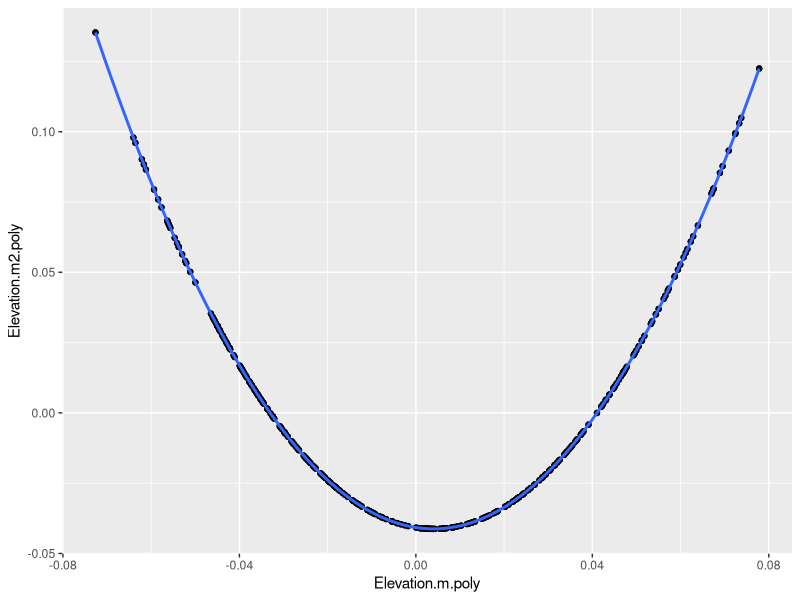
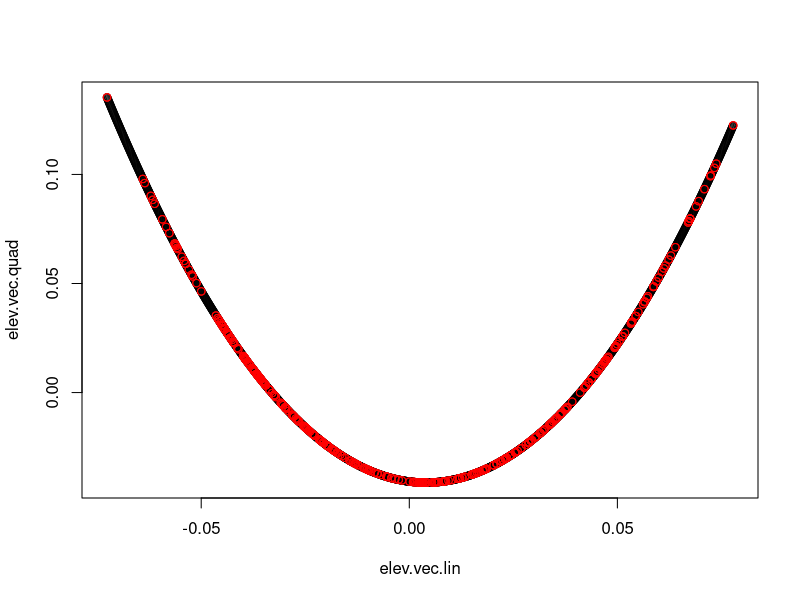
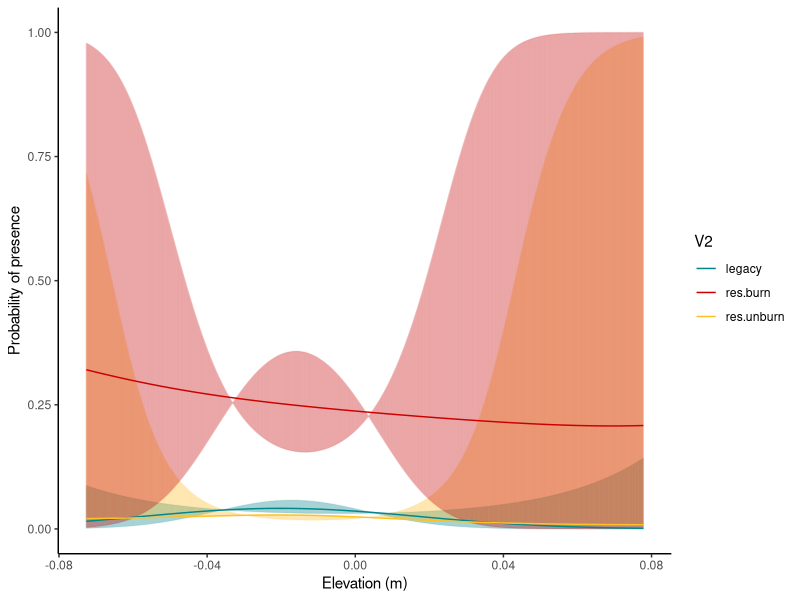
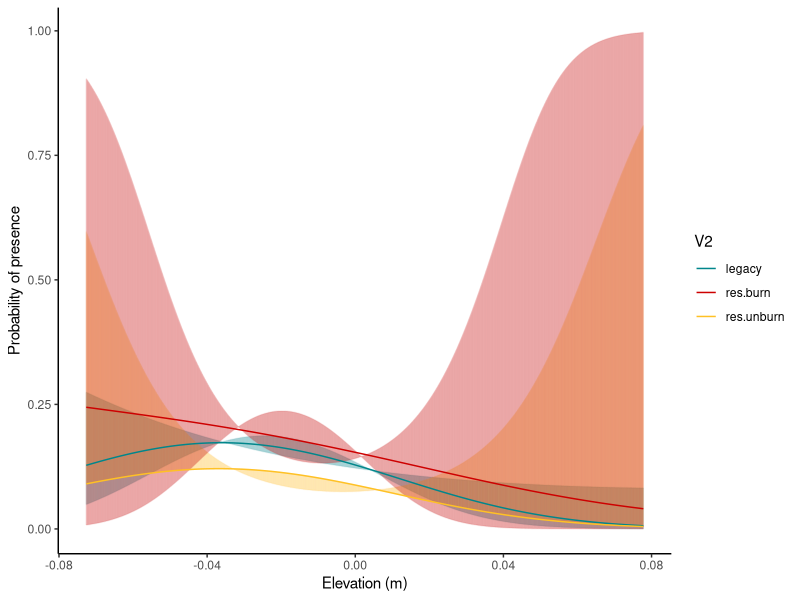
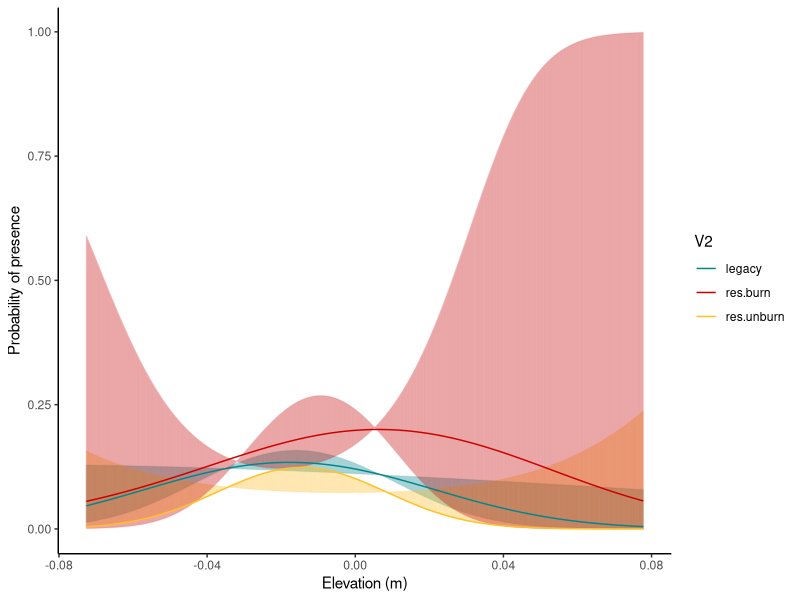
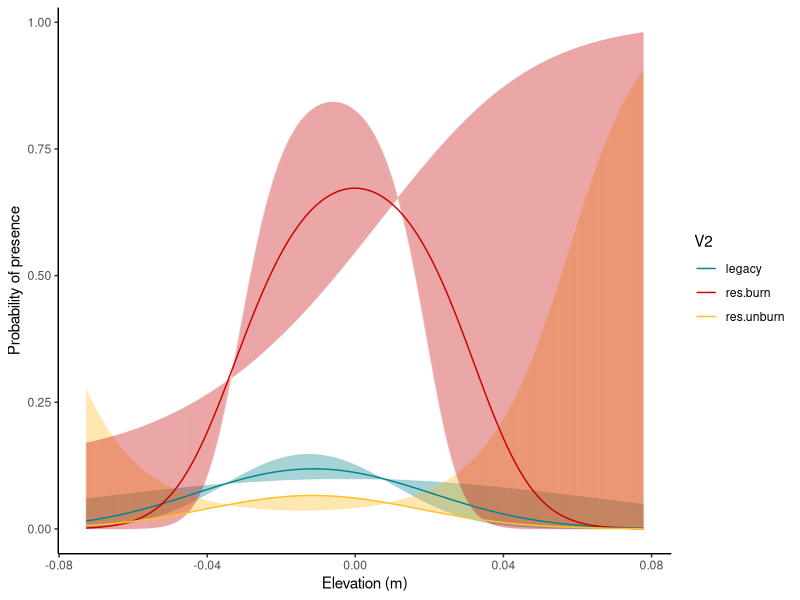
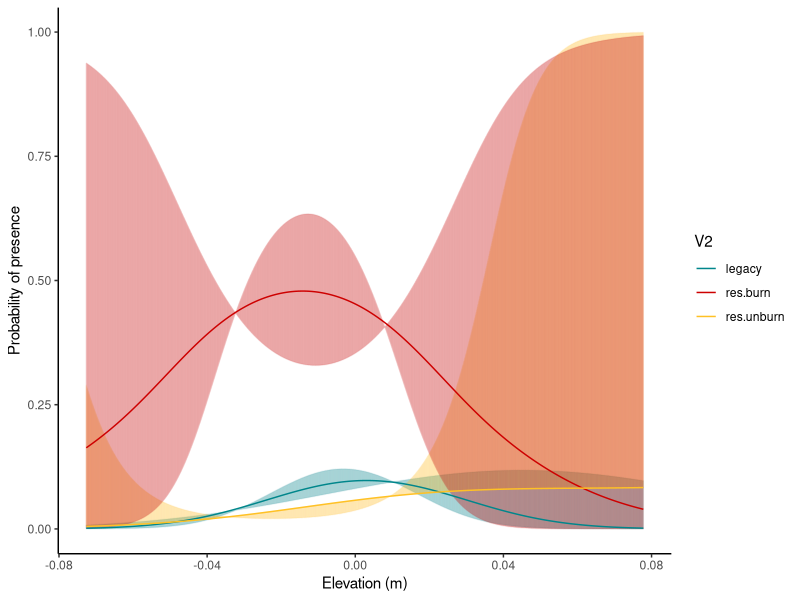
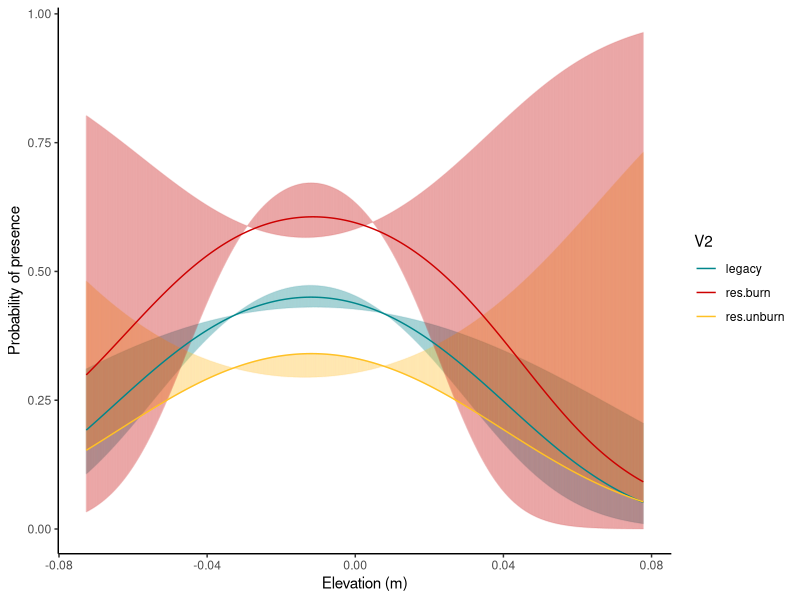

Reproduce these figures in R, in order. (Note: a time limit stopped this script after it produced the figures.)
# Created: Mar 24, 2021
# Last edited: Apr 12, 2021

library(tidyverse)

### read in model coefficients
# these are from the global (full) model for each rarefied dataset that ran without warnings
# using poly() function for orthogonal quadratic terms
coeff.glob.fire <- read.csv("data/3c_ORTHO_global_mod_coefficients_with_P_FIRE.csv", header = TRUE)
coeff.glob.nofire <- read.csv("data/3c_ORTHO_global_mod_coefficients_with_P_NOFIRE.csv", header = TRUE)


### species lists for loops below
species.fire <- coeff.glob.fire %>% 
  group_by(Species) %>% 
  summarise(Species = first(Species))
species.nofire <- coeff.glob.nofire %>% 
  group_by(Species) %>% 
  summarise(Species = first(Species))


### elevation vector for multiplying by coefficients
# needs to be in poly-transformed units

# exploring to determine what poly-tranformed values should be
dat <- read_csv("data/3c_transformed_polynomials.csv")

# relationship between quadratic and linear terms in poly-transformed units is a perfect quadratic
ggplot(data=dat, aes(x=Elevation.m.poly, y=Elevation.m2.poly)) +
  geom_point() +
  geom_smooth(method="lm", formula= y~poly(x,2))

# quadratic function is given by this model
poly.mod <- lm(Elevation.m2.poly ~ Elevation.m.poly + I(Elevation.m.poly^2), data=dat)

# linear vector
# range based on min/max values in dat$Elevation.m.poly
elev.vec.lin = as.numeric(seq(min(dat$Elevation.m.poly), max(dat$Elevation.m.poly), by=0.0001)) 
# quadratic vector
elev.vec.quad = poly.mod$coefficients[1] + 
  elev.vec.lin*poly.mod$coefficients[2] + 
  elev.vec.lin*elev.vec.lin*poly.mod$coefficients[3]
plot(elev.vec.quad ~ elev.vec.lin) + 
  points(dat$Elevation.m.poly, dat$Elevation.m2.poly, col="red") #ok! we have linear and quadratic elevation vectors that match what the models are using


### graphs for fire species

# empty matrices to store values
pred.leg.reps = matrix(nrow=length(elev.vec.lin),ncol=100)
pred.res.unburn.reps = matrix(nrow=length(elev.vec.lin),ncol=100)
pred.res.burn.reps = matrix(nrow=length(elev.vec.lin),ncol=100)
pred.leg.reps.low = matrix(nrow=length(elev.vec.lin),ncol=100)
pred.res.unburn.reps.low = matrix(nrow=length(elev.vec.lin),ncol=100)
pred.res.burn.reps.low = matrix(nrow=length(elev.vec.lin),ncol=100)
pred.leg.reps.high = matrix(nrow=length(elev.vec.lin),ncol=100)
pred.res.unburn.reps.high = matrix(nrow=length(elev.vec.lin),ncol=100)
pred.res.burn.reps.high = matrix(nrow=length(elev.vec.lin),ncol=100)

col.pal <- c("turquoise4", "red3", "goldenrod1")

for (i in 1:dim(species.fire)[1]) {
  sp = as.list(species.fire[i,1], drop=TRUE)
  mods <- coeff.glob.fire %>% 
    filter(Species==sp) %>% 
    select(Int=Intercept, 
           Elev=Elevation.m, 
           Elev2=Elevation.m2, 
           ResurvBurn = Resurvey.Burned.fi,
           ResurvUnburn = Resurvey.Unburned.fi,
           ResurvBurnxElev = Elevation.m.Res.Burn.fi,
           ResurvBurnxElev2 = Elevation.m2.Res.Burn.fi,
           ResurvUnburnxElev = Elevation.m2.Res.Unburn.fi,
           ResurvUnburnXElev2 = Elevation.m2.Res.Unburn.fi,
           Int.Low=Intercept.CI.Lower, 
           Elev.Low=Elevation.m.CI.Lower, 
           Elev2.Low=Elevation.m2.CI.Lower, 
           ResurvBurn.Low = Resurvey.Burned.fi.CI.Lower,
           ResurvUnburn.Low = Resurvey.Unburned.fi.CI.Lower,
           ResurvBurnxElev.Low = Elevation.m.Res.Burn.fi.CI.Lower,
           ResurvBurnxElev2.Low = Elevation.m2.Res.Burn.fi.CI.Lower,
           ResurvUnburnxElev.Low = Elevation.m2.Res.Unburn.fi.CI.Lower,
           ResurvUnburnXElev2.Low = Elevation.m2.Res.Unburn.fi.CI.Lower,
           Int.High=Intercept.CI.Upper, 
           Elev.High=Elevation.m.CI.Upper, 
           Elev2.High=Elevation.m2.CI.Upper, 
           ResurvBurn.High = Resurvey.Burned.fi.CI.Upper,
           ResurvUnburn.High = Resurvey.Unburned.fi.CI.Upper,
           ResurvBurnxElev.High = Elevation.m.Res.Burn.fi.CI.Upper,
           ResurvBurnxElev2.High = Elevation.m2.Res.Burn.fi.CI.Upper,
           ResurvUnburnxElev.High = Elevation.m2.Res.Unburn.fi.CI.Upper,
           ResurvUnburnXElev2.High = Elevation.m2.Res.Unburn.fi.CI.Upper
    )
  for (j in 1:dim(mods)[1]) {
    pred.leg.reps[,j] = mods$Int[j] + mods$Elev[j]*elev.vec.lin + mods$Elev2[j]*elev.vec.quad
    pred.res.unburn.reps[,j] = mods$Int[j] + mods$Elev[j]*elev.vec.lin + mods$Elev2[j]*elev.vec.quad +
      mods$ResurvUnburn[j] + mods$ResurvUnburnxElev[j]*elev.vec.lin + 
      mods$ResurvUnburnXElev2[j]*elev.vec.quad
    pred.res.burn.reps[,j] = mods$Int[j] + mods$Elev[j]*elev.vec.lin + mods$Elev2[j]*elev.vec.quad +
      mods$ResurvBurn[j] + mods$ResurvBurnxElev[j]*elev.vec.lin + 
      mods$ResurvBurnxElev2[j]*elev.vec.quad
    pred.leg.reps.low[,j] = mods$Int.Low[j] + mods$Elev.Low[j]*elev.vec.lin + mods$Elev2.Low[j]*elev.vec.quad
    pred.res.unburn.reps.low[,j] = mods$Int.Low[j] + mods$Elev.Low[j]*elev.vec.lin + mods$Elev2.Low[j]*elev.vec.quad +
      mods$ResurvUnburn.Low[j] + mods$ResurvUnburnxElev.Low[j]*elev.vec.lin + 
      mods$ResurvUnburnXElev2.Low[j]*elev.vec.quad
    pred.res.burn.reps.low[,j] = mods$Int.Low[j] + mods$Elev.Low[j]*elev.vec.lin + mods$Elev2.Low[j]*elev.vec.quad +
      mods$ResurvBurn.Low[j] + mods$ResurvBurnxElev.Low[j]*elev.vec.lin + 
      mods$ResurvBurnxElev2.Low[j]*elev.vec.quad
    pred.leg.reps.high[,j] = mods$Int.High[j] + mods$Elev.High[j]*elev.vec.lin + mods$Elev2.High[j]*elev.vec.quad
    pred.res.unburn.reps.high[,j] = mods$Int.High[j] + mods$Elev.High[j]*elev.vec.lin + mods$Elev2.High[j]*elev.vec.quad +
      mods$ResurvUnburn.High[j] + mods$ResurvUnburnxElev.High[j]*elev.vec.lin + 
      mods$ResurvUnburnXElev2.High[j]*elev.vec.quad
    pred.res.burn.reps.high[,j] = mods$Int.High[j] + mods$Elev.High[j]*elev.vec.lin + mods$Elev2.High[j]*elev.vec.quad +
      mods$ResurvBurn.High[j] + mods$ResurvBurnxElev.High[j]*elev.vec.lin + 
      mods$ResurvBurnxElev2.High[j]*elev.vec.quad
  }
  t1.unburn.reps <- as.data.frame(cbind(elev.vec.lin, 'legacy', pred.leg.reps))
  t1.unburn.reps.tall <- gather(t1.unburn.reps, "rep", "preds", 3:102)
  t1.unburn.summary <- t1.unburn.reps.tall %>% 
    mutate(resp = exp(as.numeric(preds))/(1+exp(as.numeric(preds)))) %>% 
    group_by(V2, elev.vec.lin) %>% 
    summarise(mean.resp = mean(resp, na.rm=TRUE))
  t1.unburn.reps.low <- as.data.frame(cbind(elev.vec.lin, 'legacy', pred.leg.reps.low))
  t1.unburn.reps.low.tall <- gather(t1.unburn.reps.low, "rep", "preds", 3:102)
  t1.unburn.low.summary <- t1.unburn.reps.low.tall %>% 
    mutate(lower = exp(as.numeric(preds))/(1+exp(as.numeric(preds)))) %>% 
    group_by(V2, elev.vec.lin) %>% 
    summarise(mean.lower = mean(lower, na.rm=TRUE))
  t1.unburn.reps.high <- as.data.frame(cbind(elev.vec.lin, 'legacy', pred.leg.reps.high))
  t1.unburn.reps.high.tall <- gather(t1.unburn.reps.high, "rep", "preds", 3:102)
  t1.unburn.high.summary <- t1.unburn.reps.high.tall %>% 
    mutate(upper = exp(as.numeric(preds))/(1+exp(as.numeric(preds)))) %>% 
    group_by(V2, elev.vec.lin) %>% 
    summarise(mean.upper = mean(upper, na.rm=TRUE))
  t2.unburn.reps <- as.data.frame(cbind(elev.vec.lin, 'res.unburn', pred.res.unburn.reps))
  t2.unburn.reps.tall <- gather(t2.unburn.reps, "rep", "preds", 3:102)
  t2.unburn.summary <- t2.unburn.reps.tall %>% 
    mutate(resp = exp(as.numeric(preds))/(1+exp(as.numeric(preds)))) %>% 
    group_by(V2, elev.vec.lin) %>% 
    summarise(mean.resp = mean(resp, na.rm=TRUE))
  t2.unburn.reps.low <- as.data.frame(cbind(elev.vec.lin, 'res.unburn', pred.res.unburn.reps.low))
  t2.unburn.reps.low.tall <- gather(t2.unburn.reps, "rep", "preds", 3:102)
  t2.unburn.low.summary <- t2.unburn.reps.low.tall %>% 
    mutate(lower = exp(as.numeric(preds))/(1+exp(as.numeric(preds)))) %>% 
    group_by(V2, elev.vec.lin) %>% 
    summarise(mean.lower = mean(lower, na.rm=TRUE))
  t2.unburn.reps.high <- as.data.frame(cbind(elev.vec.lin, 'res.unburn', pred.res.unburn.reps.high))
  t2.unburn.reps.high.tall <- gather(t2.unburn.reps.high, "rep", "preds", 3:102)
  t2.unburn.high.summary <- t2.unburn.reps.high.tall %>% 
    mutate(upper = exp(as.numeric(preds))/(1+exp(as.numeric(preds)))) %>% 
    group_by(V2, elev.vec.lin) %>% 
    summarise(mean.upper = mean(upper, na.rm=TRUE))
  t2.burn.reps <- as.data.frame(cbind(elev.vec.lin, 'res.burn', pred.res.burn.reps))
  t2.burn.reps.tall <- gather(t2.burn.reps, "rep", "preds", 3:102)
  t2.burn.summary <- t2.burn.reps.tall %>% 
    mutate(resp = exp(as.numeric(preds))/(1+exp(as.numeric(preds)))) %>% 
    group_by(V2, elev.vec.lin) %>% 
    summarise(mean.resp = mean(resp, na.rm=TRUE))
  t2.burn.reps.low <- as.data.frame(cbind(elev.vec.lin, 'res.burn', pred.res.burn.reps.low))
  t2.burn.reps.low.tall <- gather(t2.burn.reps.low, "rep", "preds", 3:102)
  t2.burn.low.summary <- t2.burn.reps.low.tall %>% 
    mutate(lower = exp(as.numeric(preds))/(1+exp(as.numeric(preds)))) %>% 
    group_by(V2, elev.vec.lin) %>% 
    summarise(mean.lower = mean(lower, na.rm=TRUE))
  t2.burn.reps.high <- as.data.frame(cbind(elev.vec.lin, 'res.burn', pred.res.burn.reps.high))
  t2.burn.reps.high.tall <- gather(t2.burn.reps.high, "rep", "preds", 3:102)
  t2.burn.high.summary <- t2.burn.reps.high.tall %>% 
    mutate(upper = exp(as.numeric(preds))/(1+exp(as.numeric(preds)))) %>% 
    group_by(V2, elev.vec.lin) %>% 
    summarise(mean.upper = mean(upper, na.rm=TRUE))
  graph.dat.means <- bind_rows(t1.unburn.summary, t2.unburn.summary, t2.burn.summary)
  graph.dat.lowers <- bind_rows(t1.unburn.low.summary, t2.unburn.low.summary, t2.burn.low.summary)
  graph.dat.uppers <- bind_rows(t1.unburn.high.summary, t2.unburn.high.summary, t2.burn.high.summary)
  graph.dat <- left_join(graph.dat.means, left_join(graph.dat.lowers, graph.dat.uppers))
  graph.dat$elev.vec.lin <- as.numeric(graph.dat$elev.vec.lin)

 gg <- ggplot(graph.dat, aes(x=elev.vec.lin, y=mean.resp, color=V2)) +
    theme_classic() +
    xlab("Elevation (m)") +
    ylab("Probability of presence") +
    geom_errorbar(aes(ymin=mean.lower, ymax=mean.upper), alpha=0.1) +
    geom_line() +
    scale_color_manual(values=col.pal)
  
 ggsave(paste("figures/global.model.preds_",sp,".pdf",sep=""), gg, width=5, height=5)

} 

# temporary code to inspect predictions from individual rarefied datasets  
t1.unburn.V3 <- t1.unburn.reps.tall %>% filter(rep=="V14") %>% mutate(mean.resp = exp(as.numeric(preds))/(1+exp(as.numeric(preds)))) %>% select(-preds)
t1.unburn.low.V3 <- t1.unburn.reps.low.tall %>% filter(rep=="V14") %>% mutate(mean.lower = exp(as.numeric(preds))/(1+exp(as.numeric(preds)))) %>% select(-preds)
t1.unburn.high.V3 <- t1.unburn.reps.high.tall %>% filter(rep=="V14") %>% mutate(mean.upper = exp(as.numeric(preds))/(1+exp(as.numeric(preds)))) %>% select(-preds)
t2.unburn.V3 <- t2.unburn.reps.tall %>% filter(rep=="V14") %>% mutate(mean.resp = exp(as.numeric(preds))/(1+exp(as.numeric(preds)))) %>% select(-preds)
t2.unburn.low.V3 <- t2.unburn.reps.low.tall %>% filter(rep=="V14") %>% mutate(mean.lower = exp(as.numeric(preds))/(1+exp(as.numeric(preds)))) %>% select(-preds)
t2.unburn.high.V3 <- t2.unburn.reps.high.tall %>% filter(rep=="V14") %>% mutate(mean.upper = exp(as.numeric(preds))/(1+exp(as.numeric(preds)))) %>% select(-preds)
t2.burn.V3 <- t2.burn.reps.tall %>% filter(rep=="V14") %>% mutate(mean.resp = exp(as.numeric(preds))/(1+exp(as.numeric(preds)))) %>% select(-preds)
t2.burn.low.V3 <- t2.burn.reps.low.tall %>% filter(rep=="V14") %>% mutate(mean.lower = exp(as.numeric(preds))/(1+exp(as.numeric(preds)))) %>% select(-preds)
t2.burn.high.V3 <- t2.burn.reps.high.tall %>% filter(rep=="V14") %>% mutate(mean.upper = exp(as.numeric(preds))/(1+exp(as.numeric(preds)))) %>% select(-preds)
graph.dat.V3 <- bind_rows(t1.unburn.V3, t2.unburn.V3, t2.burn.V3)
graph.dat.V3.lowers <- bind_rows(t1.unburn.low.V3, t2.unburn.low.V3, t2.burn.low.V3)
graph.dat.V3.uppers <- bind_rows(t1.unburn.high.V3, t2.unburn.high.V3, t2.burn.high.V3)
graph.dat.V3.all <- left_join(graph.dat.V3, left_join(graph.dat.V3.lowers, graph.dat.V3.uppers))
graph.dat.V3.all$elev.vec <- as.numeric(graph.dat.V3.all$elev.vec)



### graphs for no-fire species

# empty matrices to store values
pred.leg.reps = matrix(nrow=length(elev.vec.lin),ncol=100)
pred.res.reps = matrix(nrow=length(elev.vec.lin),ncol=100)
pred.leg.reps.low = matrix(nrow=length(elev.vec.lin),ncol=100)
pred.res.reps.low = matrix(nrow=length(elev.vec.lin),ncol=100)
pred.leg.reps.high = matrix(nrow=length(elev.vec.lin),ncol=100)
pred.res.reps.high = matrix(nrow=length(elev.vec.lin),ncol=100)

col.pal <- c("turquoise4", "goldenrod1")

for (i in 1:dim(species.nofire)[1]) {
  sp = as.list(species.nofire[i,1], drop=TRUE)
  mods <- coeff.glob.nofire %>% 
    filter(Species==sp) %>% 
    select(Int=Intercept, 
           Elev=Elevation.m, 
           Elev2=Elevation.m2, 
           Year = Data.Type.nofi,
           YearxElev = Data.Type.Elevation.m.nofi,
           YearxElev2 = Data.Type.Elevation.m2.nofi,
           Int.Low=Intercept.CI.Lower, 
           Elev.Low=Elevation.m.CI.Lower, 
           Elev2.Low=Elevation.m2.CI.Lower, 
           Year.Low = Data.Type.nofi.CI.Lower,
           YearxElev.Low = Data.Type.Elevation.m.nofi.CI.Lower,
           YearxElev2.Low = Data.Type.Elevation.m2.nofi.CI.Lower,
           Int.High=Intercept.CI.Upper, 
           Elev.High=Elevation.m.CI.Upper, 
           Elev2.High=Elevation.m2.CI.Upper, 
           Year.High = Data.Type.nofi.CI.Upper,
           YearxElev.High = Data.Type.Elevation.m.nofi.CI.Upper,
           YearxElev2.High = Data.Type.Elevation.m2.nofi.CI.Upper) %>% 
        droplevels()
    
  for (j in 1:dim(mods)[1]) {
    pred.leg.reps[,j] = mods$Int[j] + mods$Elev[j]*elev.vec.lin + mods$Elev2[j]*elev.vec.quad
    pred.leg.reps.low[,j] = mods$Int.Low[j] + mods$Elev.Low[j]*elev.vec.lin + mods$Elev2.Low[j]*elev.vec.quad
    pred.leg.reps.high[,j] = mods$Int.High[j] + mods$Elev.High[j]*elev.vec.lin + mods$Elev2.High[j]*elev.vec.quad
    pred.res.reps[,j] = mods$Int[j]  + mods$Elev[j]*elev.vec.lin + mods$Elev2[j]*elev.vec.quad +
      mods$Year[j] + mods$YearxElev[j]*elev.vec.lin + mods$YearxElev2[j]*elev.vec.quad
    pred.res.reps.low[,j] = mods$Int.Low[j]  + mods$Elev.Low[j]*elev.vec.lin + mods$Elev2.Low[j]*elev.vec.quad +
      mods$Year.Low[j] + mods$YearxElev.Low[j]*elev.vec.lin + mods$YearxElev2.Low[j]*elev.vec.quad
    pred.res.reps.high[,j] = mods$Int.High[j]  + mods$Elev.High[j]*elev.vec.lin + mods$Elev2.High[j]*elev.vec.quad +
      mods$Year.High[j] + mods$YearxElev.High[j]*elev.vec.lin + mods$YearxElev2.High[j]*elev.vec.quad
  }
  t1.reps <- as.data.frame(cbind(elev.vec.lin, 'legacy', pred.leg.reps))
  t1.reps.tall <- gather(t1.reps, "rep", "preds", 3:102)
  t1.summary <- t1.reps.tall %>% 
    mutate(resp = exp(as.numeric(preds))/(1+exp(as.numeric(preds)))) %>% 
    group_by(V2, elev.vec.lin) %>% 
    summarise(mean.resp = mean(resp))
  t1.reps.low <- as.data.frame(cbind(elev.vec.lin, 'legacy', pred.leg.reps.low))
  t1.reps.low.tall <- gather(t1.reps.low, "rep", "preds", 3:102)
  t1.summary.low <- t1.reps.low.tall %>% 
    mutate(lower = exp(as.numeric(preds))/(1+exp(as.numeric(preds)))) %>% 
    group_by(V2, elev.vec.lin) %>% 
    summarise(mean.lower = mean(lower))
  t1.reps.high <- as.data.frame(cbind(elev.vec.lin, 'legacy', pred.leg.reps.high))
  t1.reps.high.tall <- gather(t1.reps.high, "rep", "preds", 3:102)
  t1.summary.high <- t1.reps.high.tall %>% 
    mutate(upper = exp(as.numeric(preds))/(1+exp(as.numeric(preds)))) %>% 
    group_by(V2, elev.vec.lin) %>% 
    summarise(mean.upper = mean(upper))
  t2.reps <- as.data.frame(cbind(elev.vec.lin, 'resurvey', pred.res.reps))
  t2.reps.tall <- gather(t2.reps, "rep", "preds", 3:102)
  t2.summary <- t2.reps.tall %>% 
    mutate(resp = exp(as.numeric(preds))/(1+exp(as.numeric(preds)))) %>% 
    group_by(V2, elev.vec.lin) %>% 
    summarise(mean.resp = mean(resp))
  t2.reps.low <- as.data.frame(cbind(elev.vec.lin, 'resurvey', pred.res.reps.low))
  t2.reps.low.tall <- gather(t2.reps.low, "rep", "preds", 3:102)
  t2.summary.low <- t2.reps.low.tall %>% 
    mutate(lower = exp(as.numeric(preds))/(1+exp(as.numeric(preds)))) %>% 
    group_by(V2, elev.vec.lin) %>% 
    summarise(mean.lower = mean(lower))
  t2.reps.high <- as.data.frame(cbind(elev.vec.lin, 'resurvey', pred.res.reps.high))
  t2.reps.high.tall <- gather(t2.reps.high, "rep", "preds", 3:102)
  t2.summary.high <- t2.reps.high.tall %>% 
    mutate(upper = exp(as.numeric(preds))/(1+exp(as.numeric(preds)))) %>% 
    group_by(V2, elev.vec.lin) %>% 
    summarise(mean.upper = mean(upper))
  graph.dat.means <- bind_rows(t1.summary, t2.summary)
  graph.dat.lowers <- bind_rows(t1.summary.low, t2.summary.low)
  graph.dat.uppers <- bind_rows(t1.summary.high, t2.summary.high)
  graph.dat <- left_join(graph.dat.means, left_join(graph.dat.lowers, graph.dat.uppers))
  graph.dat$elev.vec.lin <- as.numeric(graph.dat$elev.vec.lin)
  
  gg <- ggplot(graph.dat, aes(x=elev.vec.lin, y=mean.resp, color=V2)) +
    theme_classic() +
    xlab("Elevation (m)") +
    ylab("Probability of presence") +
    geom_errorbar(aes(ymin=mean.lower, ymax=mean.upper), alpha=0.05) +
    geom_line() +
    scale_color_manual(values=col.pal)
  
  ggsave(paste("figures/global.model.preds_",sp,".pdf",sep=""), gg, width=5, height=5)
  
}
